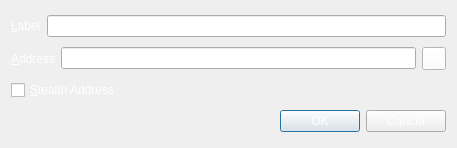
<?xml version="1.0" encoding="UTF-8"?>
<ui version="4.0">
 <class>EditAddressDialog</class>
 <widget class="QDialog" name="EditAddressDialog">
  <property name="geometry">
   <rect>
    <x>0</x>
    <y>0</y>
    <width>457</width>
    <height>148</height>
   </rect>
  </property>
  <property name="windowTitle">
   <string>Edit Address</string>
  </property>
  <property name="styleSheet">
   <string notr="true">background:url(:/images/background4);
color:rgb(255, 255, 255);</string>
  </property>
  <layout class="QGridLayout" name="gridLayout_2">
   <item row="0" column="0">
    <layout class="QHBoxLayout" name="horizontalLayout_4">
     <item>
      <widget class="QLabel" name="label">
       <property name="text">
        <string>&amp;Label</string>
       </property>
       <property name="buddy">
        <cstring>labelEdit</cstring>
       </property>
      </widget>
     </item>
     <item>
      <widget class="QLineEdit" name="labelEdit">
       <property name="toolTip">
        <string>The label associated with this address book entry</string>
       </property>
      </widget>
     </item>
    </layout>
   </item>
   <item row="1" column="0">
    <layout class="QHBoxLayout" name="horizontalLayout_3">
     <item>
      <widget class="QLabel" name="label_2">
       <property name="text">
        <string>&amp;Address</string>
       </property>
       <property name="buddy">
        <cstring>addressEdit</cstring>
       </property>
      </widget>
     </item>
     <item>
      <widget class="QLineEdit" name="addressEdit">
       <property name="toolTip">
        <string>The address associated with this address book entry. This can only be modified for sending addresses.</string>
       </property>
      </widget>
     </item>
     <item>
      <widget class="QToolButton" name="EditAddressPasteButton">
       <property name="toolTip">
        <string>Paste address from clipboard</string>
       </property>
       <property name="styleSheet">
        <string notr="true">background:rgb(255, 255, 255);
color:rgb(0, 0, 0);</string>
       </property>
       <property name="text">
        <string/>
       </property>
       <property name="icon">
        <iconset resource="../bitcoin.qrc">
         <normaloff>:/icons/editpaste</normaloff>:/icons/editpaste</iconset>
       </property>
       <property name="shortcut">
        <string>Alt+P</string>
       </property>
      </widget>
     </item>
    </layout>
   </item>
   <item row="2" column="0">
    <widget class="QCheckBox" name="stealthCB">
     <property name="text">
      <string>&amp;Stealth Address</string>
     </property>
    </widget>
   </item>
   <item row="3" column="0">
    <widget class="QDialogButtonBox" name="buttonBox">
     <property name="orientation">
      <enum>Qt::Horizontal</enum>
     </property>
     <property name="standardButtons">
      <set>QDialogButtonBox::Cancel|QDialogButtonBox::Ok</set>
     </property>
    </widget>
   </item>
  </layout>
 </widget>
 <resources>
  <include location="../bitcoin.qrc"/>
 </resources>
 <connections>
  <connection>
   <sender>buttonBox</sender>
   <signal>accepted()</signal>
   <receiver>EditAddressDialog</receiver>
   <slot>accept()</slot>
   <hints>
    <hint type="sourcelabel">
     <x>248</x>
     <y>254</y>
    </hint>
    <hint type="destinationlabel">
     <x>157</x>
     <y>274</y>
    </hint>
   </hints>
  </connection>
  <connection>
   <sender>buttonBox</sender>
   <signal>rejected()</signal>
   <receiver>EditAddressDialog</receiver>
   <slot>reject()</slot>
   <hints>
    <hint type="sourcelabel">
     <x>316</x>
     <y>260</y>
    </hint>
    <hint type="destinationlabel">
     <x>286</x>
     <y>274</y>
    </hint>
   </hints>
  </connection>
 </connections>
</ui>
